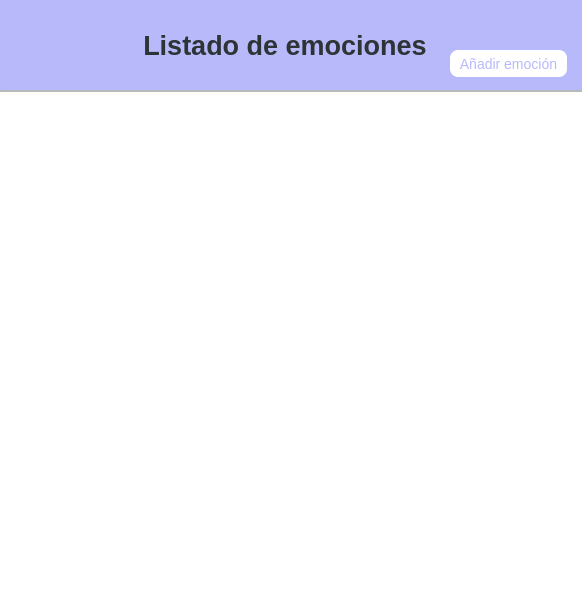
<?xml version="1.0" encoding="UTF-8"?>
<ui version="4.0">
 <class>Form</class>
 <widget class="QWidget" name="Form">
  <property name="geometry">
   <rect>
    <x>0</x>
    <y>0</y>
    <width>582</width>
    <height>600</height>
   </rect>
  </property>
  <property name="windowTitle">
   <string>Form</string>
  </property>
  <widget class="QFrame" name="frame">
   <property name="geometry">
    <rect>
     <x>0</x>
     <y>0</y>
     <width>828</width>
     <height>91</height>
    </rect>
   </property>
   <property name="frameShape">
    <enum>QFrame::StyledPanel</enum>
   </property>
   <property name="frameShadow">
    <enum>QFrame::Raised</enum>
   </property>
   <property name="lineWidth">
    <number>0</number>
   </property>
   <widget class="QLabel" name="titulo">
    <property name="geometry">
     <rect>
      <x>-15</x>
      <y>0</y>
      <width>600</width>
      <height>91</height>
     </rect>
    </property>
    <property name="minimumSize">
     <size>
      <width>0</width>
      <height>91</height>
     </size>
    </property>
    <property name="maximumSize">
     <size>
      <width>16777215</width>
      <height>91</height>
     </size>
    </property>
    <property name="font">
     <font>
      <family>Ubuntu</family>
      <pointsize>20</pointsize>
      <weight>75</weight>
      <italic>false</italic>
      <bold>true</bold>
     </font>
    </property>
    <property name="styleSheet">
     <string notr="true">background-color: rgba(183, 184, 250, 252)</string>
    </property>
    <property name="frameShape">
     <enum>QFrame::NoFrame</enum>
    </property>
    <property name="frameShadow">
     <enum>QFrame::Plain</enum>
    </property>
    <property name="text">
     <string>&lt;html&gt;&lt;head/&gt;&lt;body&gt;&lt;p align=&quot;center&quot;&gt;&lt;span style=&quot; color:#2e3436;&quot;&gt;Listado de emociones&lt;/span&gt;&lt;/p&gt;&lt;/body&gt;&lt;/html&gt;</string>
    </property>
   </widget>
   <widget class="QPushButton" name="add_Button">
    <property name="geometry">
     <rect>
      <x>450</x>
      <y>50</y>
      <width>117</width>
      <height>27</height>
     </rect>
    </property>
    <property name="font">
     <font>
      <pointsize>-1</pointsize>
     </font>
    </property>
    <property name="styleSheet">
     <string notr="true">QPushButton {
  background-color: rgb(255, 255, 255);
  color: rgba(183, 184, 250, 252);
  text-align: center;
  font-size: 14px;
  border-radius: 8px;
}

</string>
    </property>
    <property name="text">
     <string>Añadir emoción</string>
    </property>
   </widget>
  </widget>
  <widget class="QFrame" name="frame_2">
   <property name="geometry">
    <rect>
     <x>-10</x>
     <y>90</y>
     <width>600</width>
     <height>511</height>
    </rect>
   </property>
   <property name="frameShape">
    <enum>QFrame::StyledPanel</enum>
   </property>
   <property name="frameShadow">
    <enum>QFrame::Raised</enum>
   </property>
   <widget class="QTableWidget" name="tableWidget">
    <property name="geometry">
     <rect>
      <x>5</x>
      <y>1</y>
      <width>590</width>
      <height>511</height>
     </rect>
    </property>
   </widget>
  </widget>
 </widget>
 <resources/>
 <connections/>
</ui>
